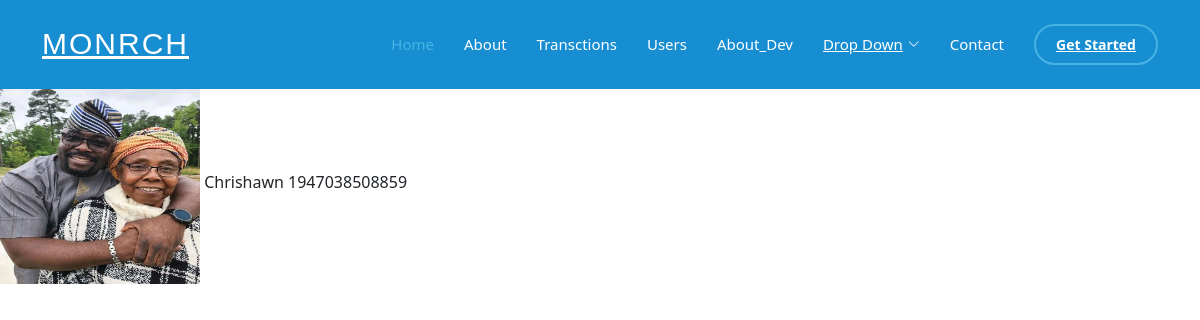
Screenshot of /viewprofile/Chrishawn (signed in) with the database file from the repository.
### app.py (models this page shows, shortened)
class User(db.Model):
    id = db.Column(db.Integer, primary_key=True)
    username = db.Column(db.String, unique=True, nullable=False)
    password = db.Column(db.String, nullable=False)
    phone_number= db.Column(db.Integer, nullable = False)
    email = db.Column(db.String, nullable=False, unique=True)
    account_number = db.Column(db.String, nullable=False , unique=True)
    cash = db.Column(db.Integer, nullable=False, default=20000)
    profile_pic = db.Column(db.String)
    cash_history = db.relationship('CashHistory', backref='user', lazy=True)

### app.py (the view)
@app.route('/viewprofile/<username>')
def viewprofile(username):
    if not session.get('user'):
        return redirect("/signin")
    user = User.query.filter_by(username = username).first()
    username = user.username
    phonenumber = user.phone_number
    if not user:
        flash('User not found', 'danger')
        return redirect('/usermessage')
    return render_template('userinfo.html', user = user , username = username, phonenumber = phonenumber)

### templates/userinfo.html (shortened to what this page needs)
<!DOCTYPE html>
<html lang="en">
<head>
    <link rel="stylesheet",  href="{{url_for('static', filename='style.css')}}">
    <link rel="stylesheet" href="{{ url_for('static', filename='bootstrap.css') }}">
    <link rel="stylesheet" href="{{url_for('static', filename='aos/aos.css')}}">
    <link rel="stylesheet" href="{{url_for('static', filename='bootstrap-icons/bootstrap-icons.css')}}">
    <link rel="stylesheet" href="{{url_for('static', filename='boxicons/css/boxicons.min.css')}}">
    <link href="{{url_for('static', filename='glightbox/glightbox.min.css')}}" rel="stylesheet">
    <link href="{{url_for('static', filename='remixicon/remixicon.css')}}" rel="stylesheet">
    <link href="{{url_for('static', filename='swiper/swiper-bundle.min.css')}}" rel="stylesheet">
</head>
<body>
  <header id="header" class="fixed-top ">
		<div class="container d-flex align-items-center">
		  <h1 class="logo me-auto"><a href="/">MONRCH</a></h1>
		  <nav id="navbar" class="navbar">
			<ul>
			  <li><a class="nav-link scrollto active" href="/">Home</a></li>
			  <li><a class="nav-link scrollto" href="/about">About</a></li>
			  <li><a class="nav-link scrollto" href="/transaction_history">Transctions</a></li>
			  <li><a class="nav-link scrollto" href="/users">Users</a></li>
			  <li><a class="nav-link   scrollto" href="/Covenant.com">About_Dev</a></li>
			  <li class="dropdown"><a href="#"><span>Drop Down</span> <i class="bi bi-chevron-down"></i></a>
			  </li>
			  <li><a class="nav-link scrollto" href="/contact">Contact</a></li>
			  <li><a class="getstarted scrollto" href="/about">Get Started</a></li>
			</ul>
		  </nav>
		</div>
	   </header>End
  <section>
    <img src="{{ url_for('uploaded_file', filename=user.profile_pic) }}" width="200px" height="200px" alt="Profile Picture">
    {{username}}
    {{phonenumber}}
  </section>
</body>
</html>

### static/style.css (style rules this page uses)
body { font-family: "Open Sans", sans-serif; color: #444444; }
a { color: #47b2e4; text-decoration: none; }
h1, h2, h3, h4, h5, h6 { font-family: "Jost", sans-serif; }
#header { transition: all 0.5s; z-index: 997; background-color: #188ed2; padding: 15px 0; }
#header .logo { font-size: 30px; margin: 0; padding: 0; line-height: 1; font-weight: 500; letter-spacing: 2px; text-transform: uppercase; }
#header .logo a { color: #fff; }
.navbar { padding: 0; }
.navbar ul { margin: 0; padding: 0; display: flex; list-style: none; align-items: center; }
.navbar li { position: relative; }
.navbar a, .navbar a:focus { display: flex; align-items: center; justify-content: space-between; padding: 10px 0 10px 30px; font-size: 15px; font-weight: 500; color: #fff; white-space: nowrap; transition: 0.3s; }
.navbar a i, .navbar a:focus i { font-size: 12px; line-height: 0; margin-left: 5px; }
.navbar a:hover, .navbar .active, .navbar .active:focus, .navbar li:hover>a { color: #47b2e4; }
.navbar .getstarted, .navbar .getstarted:focus { padding: 8px 20px; margin-left: 30px; border-radius: 50px; color: #fff; font-size: 14px; border: 2px solid #47b2e4; font-weight: 600; }
section { padding: 60px 0; overflow: hidden; }

### rows the page displays
User: profile_pic (picture), username "Chrishawn", phone_number "1947038508859"
